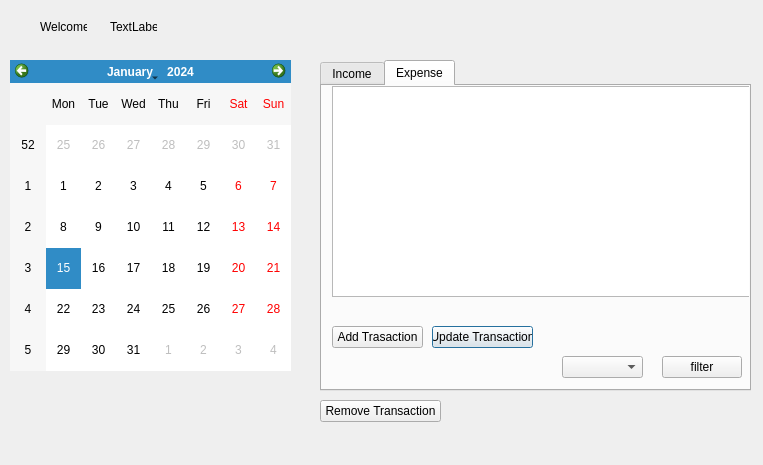
<?xml version="1.0" encoding="UTF-8"?>
<ui version="4.0">
 <class>Dashboard</class>
 <widget class="QDialog" name="Dashboard">
  <property name="geometry">
   <rect>
    <x>0</x>
    <y>0</y>
    <width>763</width>
    <height>465</height>
   </rect>
  </property>
  <property name="windowTitle">
   <string>Dialog</string>
  </property>
  <widget class="QLabel" name="label">
   <property name="geometry">
    <rect>
     <x>40</x>
     <y>20</y>
     <width>47</width>
     <height>14</height>
    </rect>
   </property>
   <property name="text">
    <string>Welcome </string>
   </property>
  </widget>
  <widget class="QLabel" name="label_2">
   <property name="geometry">
    <rect>
     <x>110</x>
     <y>20</y>
     <width>47</width>
     <height>14</height>
    </rect>
   </property>
   <property name="text">
    <string>TextLabel</string>
   </property>
  </widget>
  <widget class="QCalendarWidget" name="calendarWidget">
   <property name="geometry">
    <rect>
     <x>10</x>
     <y>60</y>
     <width>281</width>
     <height>311</height>
    </rect>
   </property>
  </widget>
  <widget class="QTabWidget" name="tabWidget">
   <property name="geometry">
    <rect>
     <x>320</x>
     <y>60</y>
     <width>431</width>
     <height>331</height>
    </rect>
   </property>
   <property name="currentIndex">
    <number>1</number>
   </property>
   <widget class="QWidget" name="incomeTab">
    <attribute name="title">
     <string>Income</string>
    </attribute>
   </widget>
   <widget class="QWidget" name="expenseTab">
    <attribute name="title">
     <string>Expense</string>
    </attribute>
    <widget class="QTableView" name="tableView">
     <property name="geometry">
      <rect>
       <x>10</x>
       <y>0</y>
       <width>421</width>
       <height>211</height>
      </rect>
     </property>
    </widget>
    <widget class="QPushButton" name="updateTransBtn">
     <property name="geometry">
      <rect>
       <x>110</x>
       <y>240</y>
       <width>101</width>
       <height>22</height>
      </rect>
     </property>
     <property name="text">
      <string>Update Transaction</string>
     </property>
    </widget>
    <widget class="QPushButton" name="addTransBtn">
     <property name="geometry">
      <rect>
       <x>10</x>
       <y>240</y>
       <width>91</width>
       <height>22</height>
      </rect>
     </property>
     <property name="text">
      <string>Add Trasaction</string>
     </property>
    </widget>
    <widget class="QPushButton" name="pushButton_4">
     <property name="geometry">
      <rect>
       <x>340</x>
       <y>270</y>
       <width>80</width>
       <height>22</height>
      </rect>
     </property>
     <property name="text">
      <string>filter</string>
     </property>
    </widget>
    <widget class="QComboBox" name="comboBox">
     <property name="geometry">
      <rect>
       <x>240</x>
       <y>270</y>
       <width>81</width>
       <height>22</height>
      </rect>
     </property>
    </widget>
   </widget>
  </widget>
  <widget class="QPushButton" name="pushButton">
   <property name="geometry">
    <rect>
     <x>320</x>
     <y>400</y>
     <width>121</width>
     <height>22</height>
    </rect>
   </property>
   <property name="text">
    <string>Remove Transaction</string>
   </property>
  </widget>
 </widget>
 <resources/>
 <connections/>
</ui>
